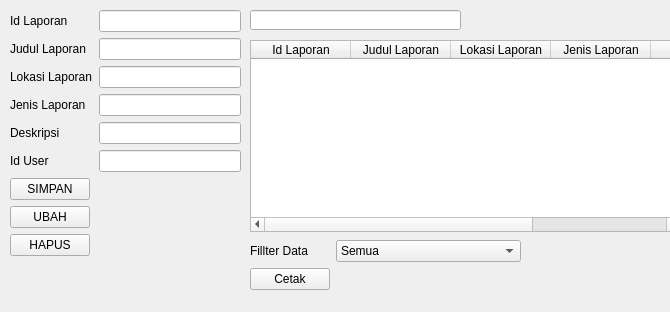
<?xml version="1.0" encoding="UTF-8"?>
<ui version="4.0">
 <class>Form</class>
 <widget class="QWidget" name="Form">
  <property name="geometry">
   <rect>
    <x>0</x>
    <y>0</y>
    <width>670</width>
    <height>312</height>
   </rect>
  </property>
  <property name="windowTitle">
   <string>Form</string>
  </property>
  <widget class="QWidget" name="formLayoutWidget">
   <property name="geometry">
    <rect>
     <x>10</x>
     <y>10</y>
     <width>231</width>
     <height>251</height>
    </rect>
   </property>
   <layout class="QFormLayout" name="formLayout">
    <item row="0" column="0">
     <widget class="QLabel" name="id_Laporan">
      <property name="text">
       <string>Id Laporan</string>
      </property>
     </widget>
    </item>
    <item row="0" column="1">
     <widget class="QLineEdit" name="lineidlaporan"/>
    </item>
    <item row="1" column="0">
     <widget class="QLabel" name="Judul_Laporan">
      <property name="text">
       <string>Judul Laporan</string>
      </property>
     </widget>
    </item>
    <item row="1" column="1">
     <widget class="QLineEdit" name="linejudullaporan"/>
    </item>
    <item row="2" column="0">
     <widget class="QLabel" name="Lokasi_Laporan">
      <property name="text">
       <string>Lokasi Laporan</string>
      </property>
     </widget>
    </item>
    <item row="2" column="1">
     <widget class="QLineEdit" name="linelokasilaporan"/>
    </item>
    <item row="3" column="0">
     <widget class="QLabel" name="Jenis_Laporan">
      <property name="text">
       <string>Jenis Laporan</string>
      </property>
     </widget>
    </item>
    <item row="3" column="1">
     <widget class="QLineEdit" name="linejenislaporan"/>
    </item>
    <item row="4" column="0">
     <widget class="QLabel" name="Deskripsi">
      <property name="text">
       <string>Deskripsi</string>
      </property>
     </widget>
    </item>
    <item row="4" column="1">
     <widget class="QLineEdit" name="linedeskripsi"/>
    </item>
    <item row="5" column="0">
     <widget class="QLabel" name="iduser">
      <property name="text">
       <string>Id User</string>
      </property>
     </widget>
    </item>
    <item row="5" column="1">
     <widget class="QLineEdit" name="lineiduser"/>
    </item>
    <item row="6" column="0">
     <widget class="QPushButton" name="btnSimpan">
      <property name="text">
       <string>SIMPAN</string>
      </property>
     </widget>
    </item>
    <item row="7" column="0">
     <widget class="QPushButton" name="btnUbah">
      <property name="text">
       <string>UBAH</string>
      </property>
     </widget>
    </item>
    <item row="8" column="0">
     <widget class="QPushButton" name="btnHapus">
      <property name="text">
       <string>HAPUS</string>
      </property>
     </widget>
    </item>
   </layout>
  </widget>
  <widget class="QLineEdit" name="lineCari">
   <property name="geometry">
    <rect>
     <x>250</x>
     <y>10</y>
     <width>211</width>
     <height>20</height>
    </rect>
   </property>
  </widget>
  <widget class="QTableWidget" name="tblLaporan">
   <property name="geometry">
    <rect>
     <x>250</x>
     <y>40</y>
     <width>431</width>
     <height>192</height>
    </rect>
   </property>
   <column>
    <property name="text">
     <string>Id Laporan</string>
    </property>
   </column>
   <column>
    <property name="text">
     <string>Judul Laporan</string>
    </property>
   </column>
   <column>
    <property name="text">
     <string>Lokasi Laporan</string>
    </property>
   </column>
   <column>
    <property name="text">
     <string>Jenis Laporan</string>
    </property>
   </column>
   <column>
    <property name="text">
     <string>Deskripsi</string>
    </property>
   </column>
   <column>
    <property name="text">
     <string>Id User</string>
    </property>
   </column>
  </widget>
  <widget class="QWidget" name="formLayoutWidget_2">
   <property name="geometry">
    <rect>
     <x>250</x>
     <y>240</y>
     <width>271</width>
     <height>80</height>
    </rect>
   </property>
   <layout class="QFormLayout" name="formLayout_2">
    <item row="0" column="0">
     <widget class="QLabel" name="FillterDatalabel">
      <property name="text">
       <string>Fillter Data</string>
      </property>
     </widget>
    </item>
    <item row="0" column="1">
     <widget class="QComboBox" name="comboFillter">
      <item>
       <property name="text">
        <string>Semua</string>
       </property>
      </item>
     </widget>
    </item>
    <item row="1" column="0">
     <widget class="QPushButton" name="btnCetak">
      <property name="text">
       <string>Cetak</string>
      </property>
     </widget>
    </item>
   </layout>
  </widget>
 </widget>
 <resources/>
 <connections/>
</ui>
